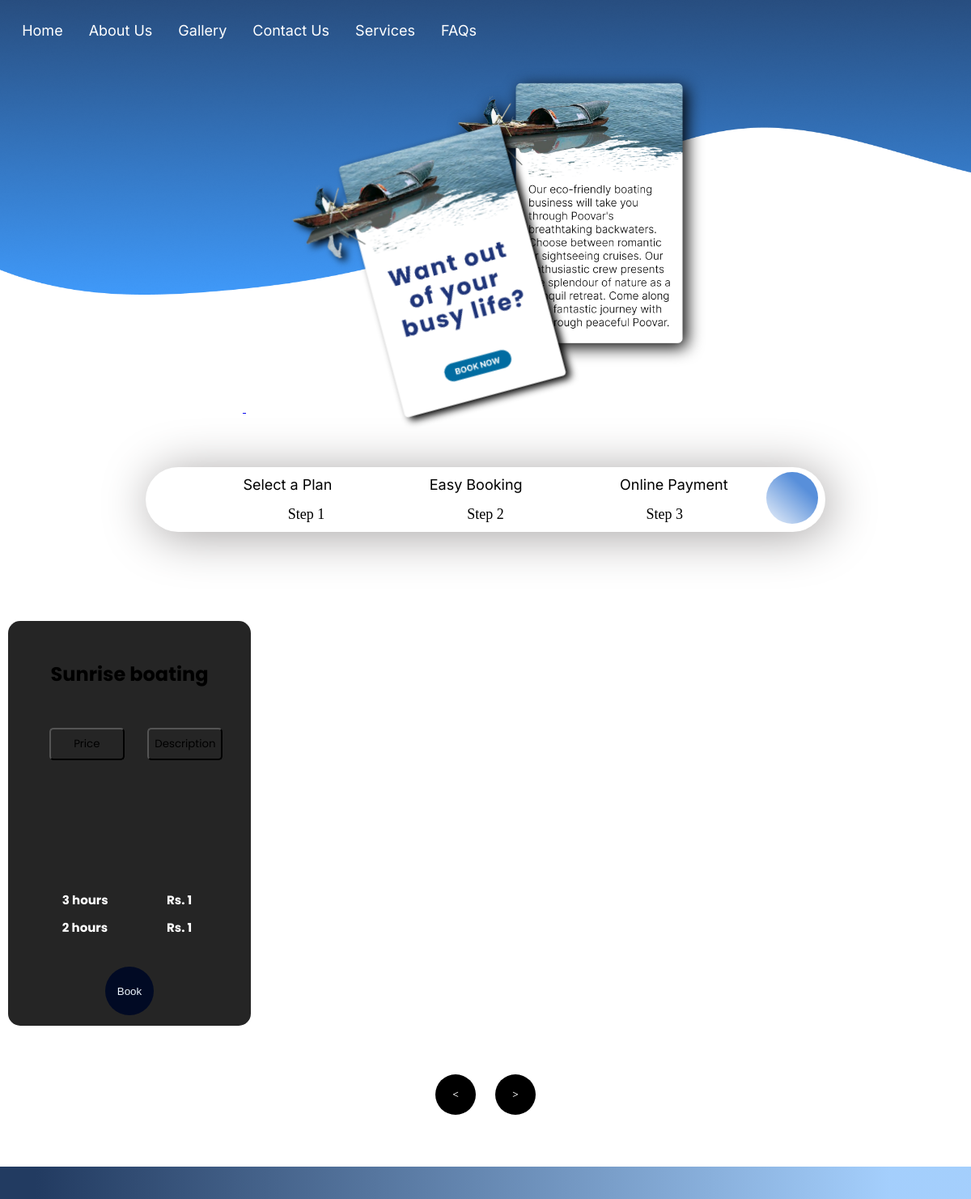
The page /booking/services on the database its author committed.
### booking/models.py (models this page shows, shortened)
class Plans(models.Model):
    name = models.CharField(max_length=50)
    description=models.TextField()
    Duration1=models.IntegerField()
    price1=models.IntegerField()
    Duration2=models.IntegerField()
    price2=models.IntegerField()
    image = models.ImageField(upload_to='plan_img')
    date = models.DateTimeField(auto_now=True)

### booking/views.py (the view)
# urls.py: path('services',views.services_page,name='service-page'),
def services_page(request):
    try:
        plans = Plans.objects.all()
        return render(request,'booking/services.html',{'Plans':plans})
    except Exception as e:
        print(e)
        raise Http404

### templates/booking/services.html (shortened to what this page needs)
{% load static%}
<!DOCTYPE html>
<html lang="en">
<head>
    <link rel="stylesheet" href="{% static 'css/services.css' %}">
</head>
<body>
 <section style="width: 100%; height: 100%; background:url({% static 'image/service_wave.png' %}); background-size: 100% 100%; background-repeat: no-repeat; background-position-y: -10vh;">
     <nav class="navbar">
      <div class="navbar-links">
        <ul>
          <li><a href="{% url 'Home-Page' %}">Home</a></li>
          <li><a href="{% url 'Home-Page' %}#aboutus">About Us</a></li>
          <li><a href="{% url 'Home-Page' %}#gallery">Gallery</a></li>
          <li><a href="{% url 'Home-Page' %}#contact">Contact Us</a></li>
          <li><a href="{% url 'service-page' %}">Services</a></li>
          <li id="hide"><a href="{% url 'Home-Page' %}#faq">FAQs</a></li>
        </ul>
      </div>
    </nav>
 <div class="card-deg" id="cards">
    <a href="#list">
        <img class="img1" src={% static 'image/card1.png' %} alt="">
        <img class="img2" src={% static 'image/card2.png' %} alt="">
    </a>
</div>
</section>
 <div class="bar-sec">
    <div class="bar">
       <div class="head">
           <p>Select a Plan</p>
           <p>Easy Booking</p>
           <p>Online Payment</p>
       </div>
       <div class="below">
           <p>Step 1</p>
           <p>Step 2</p>
           <p>Step 3</p>
       </div>
       <div class="circle"></div>
   </div>
   </div>
    <div id="formList">
        <div id="list">
            {% for plan in Plans %}
            <div class="item" style="width:300px; height:500px; background:url('{{plan.image.url}}'); background-size: cover;">
                <div id="blur{{forloop.counter}}">
                <h2>{{plan.name}}</h2>
                <div class="content">
                                <button class="price-button" onclick="price{{forloop.counter}}()" >Price</button>
                                <button class="d-button" onclick="changeText{{forloop.counter}}()">Description</button>
                        <div class="price">
                            <table id="tab{{forloop.counter}}">
                                <tr>
                                    <td>{{plan.Duration1}} hours</td>
                                    <td>Rs. {{plan.price1}}</td>
                                </tr>
                                <tr>
                                    <td>{{plan.Duration2}} hours</td>
                                    <td>Rs. {{plan.price2}}</td>
                                </tr>
                            </table>
                        </div>
                </div>
                <button class="book-boat" onclick=  'Redirect("{% url 'booking-form' plan.id %}")' style="color:aliceblue;text-decoration:none">Book</a></button>
            </div>
          </div>
          {% endfor %}
        </div>
    </div>
    <div class="direction">
        <button id="prev"> < </button>
        <button id="next"> > </button>
    </div>
    <footer></footer>
</body>
</html>

### booking/static/css/services.css (style rules this page uses)
body { margin: 0; background:white; }
section { width: 100%; height: 100%; background:url("wave.png"); background-size: 100% 100%; background-repeat: no-repeat; background-position-y: -10vh; }
.navbar { background-color:none; display: flex; position: relative; justify-content: space-between; align-items: center; padding: 1.4vh; }
.navbar-links { height: 100%; }
.navbar-links ul { display: flex; margin: 0; padding: 0; list-style: none; text-decoration: none; font-family: 'Inter', sans-serif; }
.navbar-links a { display: block; text-decoration: none; color: white; padding: 1rem; font-size: large; }
.img1 { filter: drop-shadow( 5px 5px 5px black); width: 25vw; position: relative; left: 30vw; margin-top: 10vh; transform: rotate(-15deg); z-index: 4; }
.img2 { filter: drop-shadow(5px 5px 10px black); width: 25vw; top: -5.7vh; position: relative; left: 20vw; }
.bar-sec { width:100%; height:10%; margin-top: 8vh; }
.bar { line-height: 0; border-radius: 200px; background-color: white; height: fit-content; bottom: 80vh; width: 70vw; margin-left: 15vw; margin-right: 2vw; filter: drop-shadow(5px 5px 30px #a4a1a1); }
.head { display: flex; flex-direction: row; justify-content: space-evenly; font-family: "Inter", sans-serif; font-size: 18px; padding-top: 0.25rem; }
.below { display: flex; flex-direction: row; font-size: 18px; justify-content: space-evenly; padding-bottom: 0.25rem; width: 100%; }
.circle { border-radius: 100%; height: 4em; width: 4em; float: right; background: linear-gradient(222.15deg, #588FDA 28.76%, rgba(104, 163, 244, 0) 109.88%); margin-top: -4.58rem; margin-right: 9px; }
.direction { text-align: center; }
.direction button { font-family: cursive; font-weight: bold; background-color: black; color: white; border:none; width:50px; height:50px; border-radius: 50%; transition: 0.5s; margin:0 10px; }
.item { border-radius: 15px; width:300px; height:500px; background: url("cardpic.png"); background-size: cover; overflow: hidden; transition: 0.5s; margin:10px; scroll-snap-align: start; }
#list { display: flex; width:max-content; }
#formList { width:1280px; max-width: 100%; overflow: auto; margin:100px auto 50px; scroll-behavior: smooth; scroll-snap-type: both; }
.item h2 { margin-top: 3rem; text-align: center; font-family: 'Poppins' , sans-serif; }
.item .content { padding:30px; font-family: monospace; }
.d-button { width: 6rem; }
.content button { margin-bottom: 0; margin-left: 1.3rem; text-decoration: none; border-color: none; background: none; border-radius:5px; cursor: pointer; width: 93px; height: 5vh; font-family: "Poppins" , sans-serif; }
table { width: 100%; margin-top: 9.6rem; color: white; margin-left: 30px; font-size: 15px; font-family: "Poppins", sans-serif; font-weight: 700; }
td { padding: 0.6vh; width: 80vw; }
.book-boat { margin-left: 120px; text-decoration: none; border: none; color: white; background: rgb(1, 10, 36); border-radius:100%; cursor: pointer; width: 60px; height: 60px; }
footer { position: relative; margin-top: 8vh; background: linear-gradient(90.14deg, #223B61 3.66%, rgba(63, 153, 249, 0.473958) 91.56%); height: 5vh; width: 100%; bottom: 0px; }

### rows shown on the page
Plans: image (picture), name "Sunrise boating", Duration1 "3", price1 "1", Duration2 "2", price2 "1"
